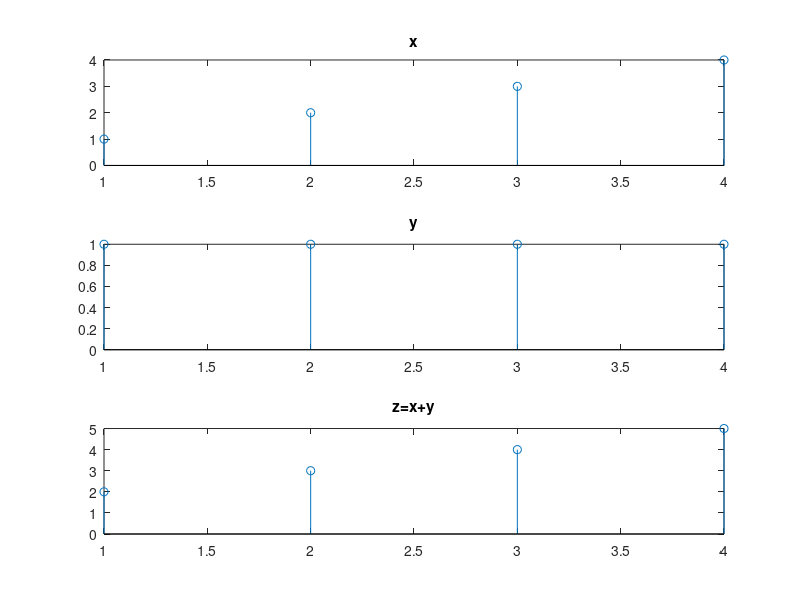

The MATLAB script that drew this image:
clc;
close all;
x=[1 2 3 4];
subplot(3,1,1);
stem(x);
title('x');
y=[1 1 1 1];
subplot(3,1,2);
stem(y);
title('y');
z=x+y;
subplot(3,1,3);
stem(z);
title('z=x+y');
